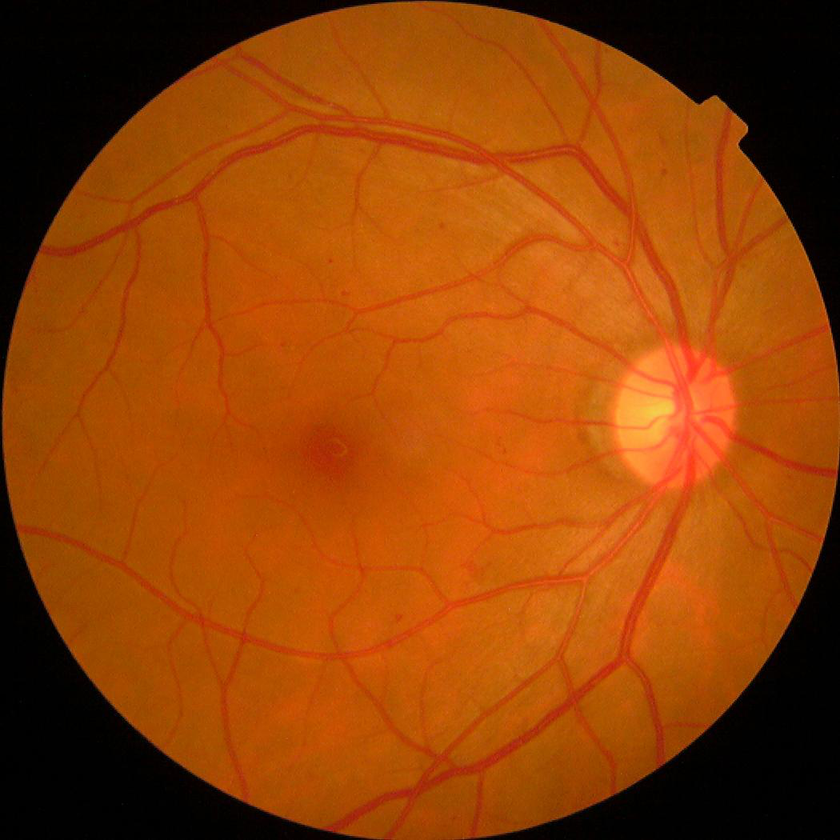
%> input picture drishti-backend/data/sample.png, 840 x 840 px, shrunk from 1050 x 1050 before the run
$ octave --eval "result = segmentOpticDiscFovea(imread('../../data/sample.png'));"   (GNU Octave 9; MATLAB toolbox functions it lacks are replaced by stand-ins)
%> lines starting %> are read from the running program, lines starting %| are printed output that depends on the picture; in (x1, y1, x2, y2) boxes, pixels count from 0 and x2, y2 are one past the last pixel; in counts of white or black regions, pixels touching at a corner belong together; the program's own positions count from 1
function structures = segmentOpticDiscFovea(img)
%SEGMENTOPTICDISCFOVEA Localize the optic disc and fovea.
%   structures = segmentOpticDiscFovea(img)
%
%   Optic disc: brightest large connected region (classic fundus heuristic) —
%   fast, deterministic, and a reasonable baseline; swap in a trained detector
%   (imported via importPyTorchModel) for production accuracy if time allows.
%   Fovea: darkest region within a search radius from the disc, roughly
%   opposite the vessel convergence point (approximated here as 2.5 disc-radii
%   from disc center, along the horizontal meridian — refine with vessel
%   convergence in a later iteration).
%
%   Output struct:
%     disc_center [x y], disc_radius_px
%     fovea_center [x y]
%     disc_mask (logical HxW)

    gray = im2double(rgb2gray(img));
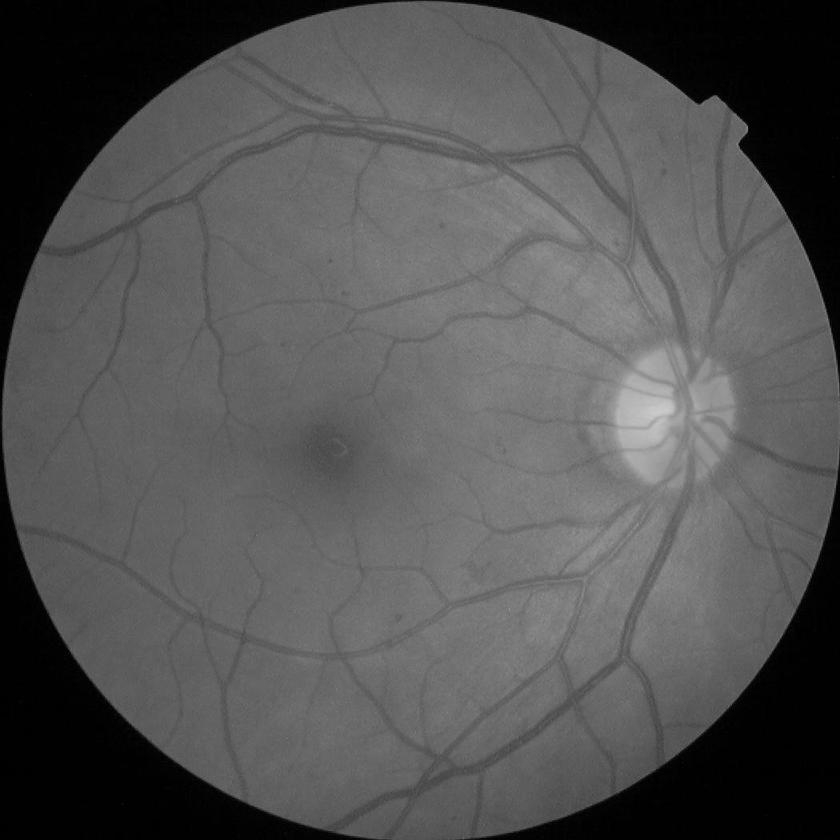
%> gray: size 840x840 double; min 0, max 0.8, mean 0.327
    [h, w, ~] = size(img);
%> h = 840; w = 840

    % Optic disc: top 2% brightest pixels, largest connected blob, smoothed
    smoothed = imgaussfilt(gray, 5);
    thresh = quantile(smoothed(:), 0.98);
%> thresh = 0.527
    bw = smoothed >= thresh;
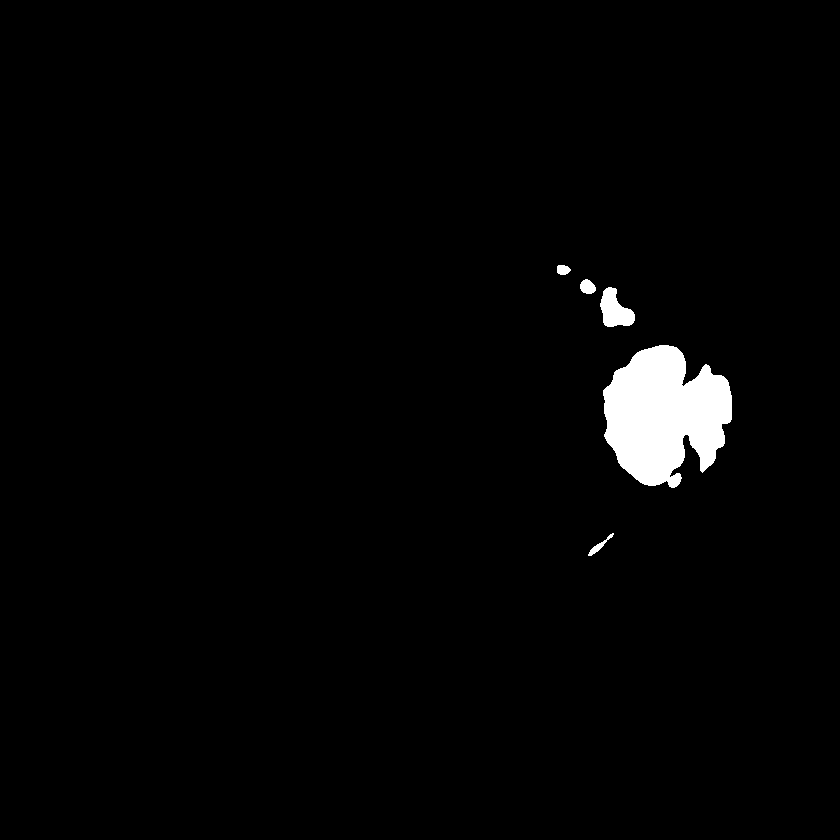
%> bw: size 840x840 logical; 2% white; 5 white regions, box (x1, y1, x2, y2) and area: (603, 345, 732, 488) 12817, (600, 287, 635, 327) 871, (580, 279, 596, 294) 178, (588, 533, 614, 556) 134, (557, 265, 571, 275) 112
    bw = imopen(bw, strel('disk', 5));
%> bw: size 840x840 logical; 2% white; 4 white regions, box (x1, y1, x2, y2) and area: (603, 345, 732, 487) 12758, (601, 288, 635, 327) 853, (580, 280, 595, 294) 169, (557, 265, 568, 275) 92
    bw = bwareafilt(bw, 1);
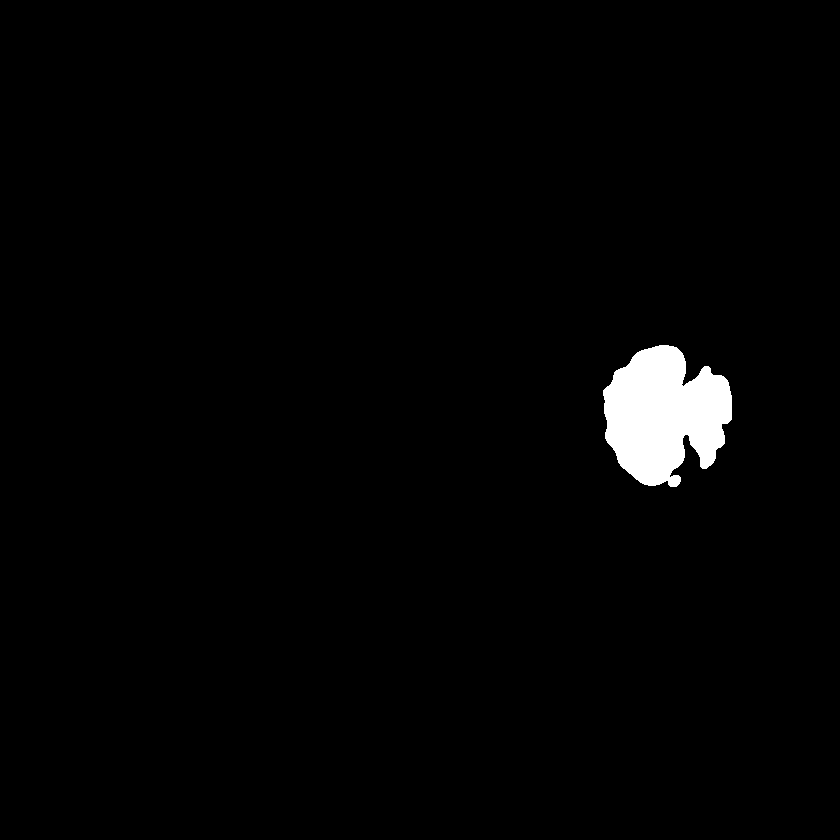
%> bw: size 840x840 logical; 1.8% white; 1 white region, box (x1, y1, x2, y2) and area: (603, 345, 732, 487) 12758

    if any(bw(:))
        stats = regionprops(bw, 'Centroid', 'EquivDiameter');
%> stats = 1 region; Centroid and EquivDiameter: [664.9 415.3] 127.5
        discCenter = stats(1).Centroid;
%> discCenter = [664.9 415.3]
        discRadius = stats(1).EquivDiameter / 2;
%> discRadius = 63.73
    else
        % Fallback: assume disc near horizontal center, offset toward nasal side
        discCenter = [w * 0.35, h * 0.5];
        discRadius = h * 0.06;
        bw = false(h, w);
    end

    % Fovea: darkest point within an annulus 2-3.5 disc-radii from disc center,
    % on the temporal side (away from the disc's horizontal offset from image center)
    direction = sign(discCenter(1) - w / 2);
%> direction = 1
    if direction == 0, direction = -1; end
    searchCenter = discCenter + [direction * -2.5 * discRadius, 0];
%> searchCenter = [505.6 415.3]
    searchCenter(1) = max(1, min(w, searchCenter(1)));
    searchCenter(2) = max(1, min(h, searchCenter(2)));

    [X, Y] = meshgrid(1:w, 1:h);
    distFromSearch = sqrt((X - searchCenter(1)).^2 + (Y - searchCenter(2)).^2);
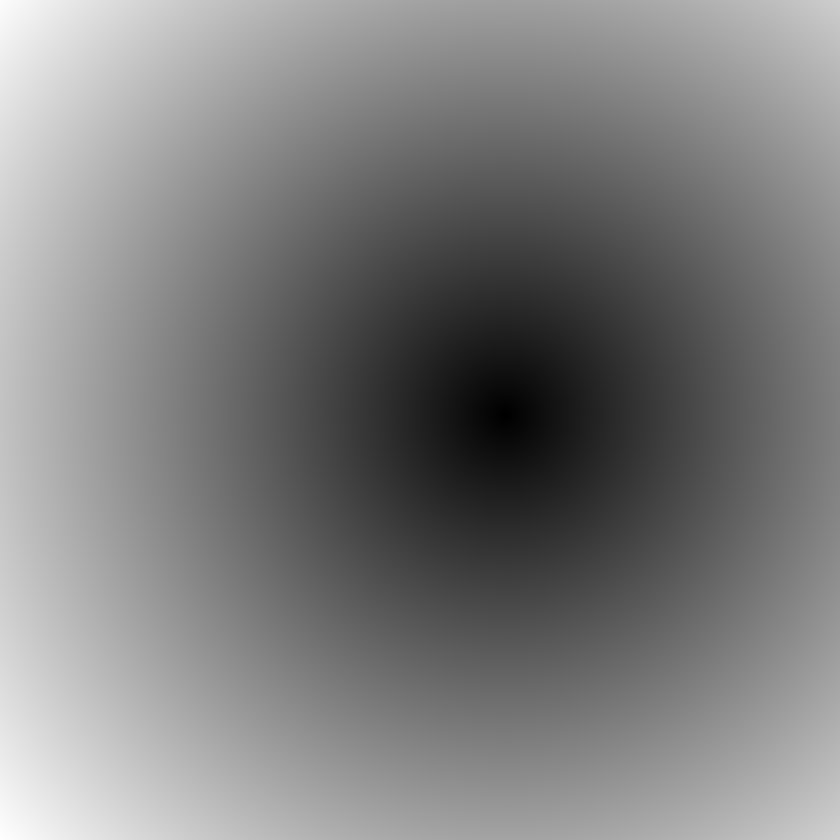
%> distFromSearch: size 840x840 double; min 0.504, max 659.5, mean 329; drawn with min black and max white
    searchMask = distFromSearch < discRadius * 1.5;
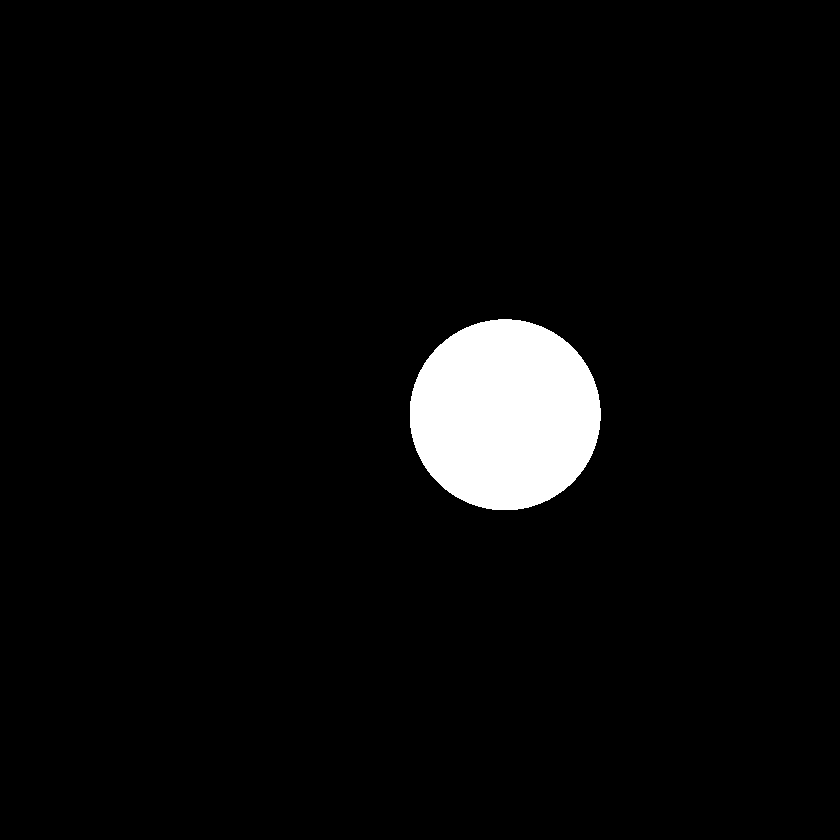
%> searchMask: size 840x840 logical; 4.1% white; 1 white region, box (x1, y1, x2, y2) and area: (410, 319, 601, 510) 28701

    darkVals = gray;
    darkVals(~searchMask) = Inf;
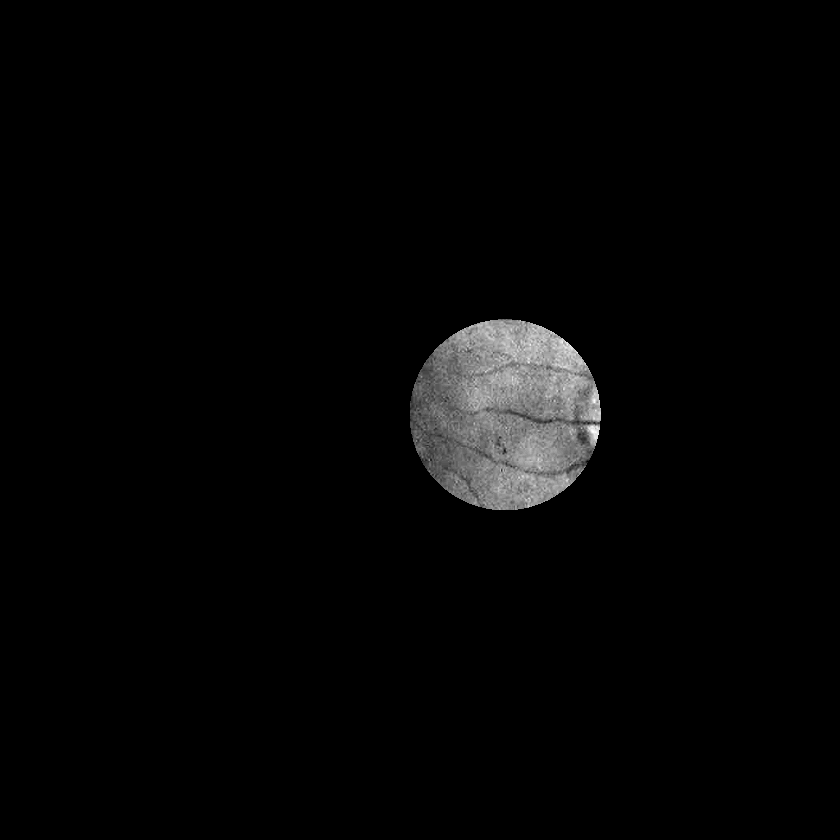
%> darkVals: size 840x840 double; 95.93% of the values are NaN or infinite; the others: min 0.384, max 0.553, mean 0.473; drawn with min black, max white, NaN and infinite black
    [~, idx] = min(darkVals(:));
%> idx = 493542
    [fy, fx] = ind2sub(size(gray), idx);
%> fy = 462; fx = 588
    foveaCenter = [fx, fy];
%> foveaCenter = [588 462]

    structures = struct( ...
        'disc_center', discCenter, ...
        'disc_radius_px', discRadius, ...
        'fovea_center', foveaCenter, ...
        'disc_mask', bw ...
    );
%> structures = {disc_center [664.9 415.3], disc_radius_px 63.73, fovea_center [588 462]}
%> `result = segmentOpticDiscFovea(imread('../../data/sample.png'));`: result has the same summary as structures in segmentOpticDiscFovea
end
